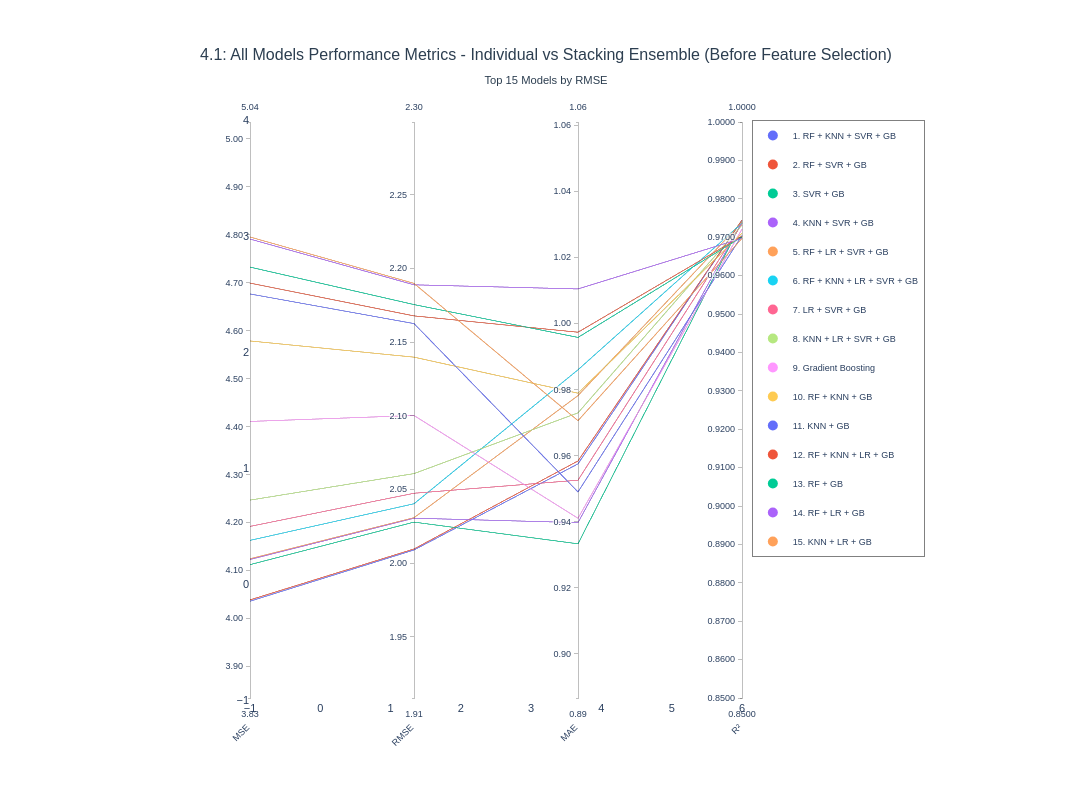

The notebook cell saved with this chart:
### Code cell
def plot_parallel_coordinates_all_models(
    results_df, 
    y_test,
    rf_pred,
    gb_pred,
    lr_pred,
    knn_pred,
    svr_pred,
    title="All Models Performance Metrics",
    top_n=15
):
    df_plot = results_df.copy()
    
    individual_predictions = {
        'Random Forest': rf_pred,
        'Gradient Boosting': gb_pred,
        'Linear Regression': lr_pred,
        'K-Nearest Neighbors': knn_pred,
        'Support Vector Regression': svr_pred
    }
    
    individual_rows = []
    for model_name, predictions in individual_predictions.items():
        mse = mean_squared_error(y_test, predictions)
        rmse = np.sqrt(mse)
        mae = mean_absolute_error(y_test, predictions)
        r2 = r2_score(y_test, predictions)
        
        individual_rows.append({
            'Base Models': model_name,
            'Num Models': 1,
            'MSE': mse,
            'RMSE': rmse,
            'MAE': mae,
            'R2': r2
        })
    
    df_individual = pd.DataFrame(individual_rows)
    df_plot = pd.concat([df_individual, df_plot], ignore_index=True)
    df_plot = df_plot.nsmallest(top_n, 'RMSE').reset_index(drop=True)
    
    import plotly.express as px
    colors = px.colors.qualitative.Plotly
    n_models = len(df_plot)
    color_mapping = [colors[i % len(colors)] for i in range(n_models)]
    
    fig = go.Figure(data=
        go.Parcoords(
            line=dict(
                color=list(range(n_models)),
                colorscale=[[i/(n_models-1), color_mapping[i]] for i in range(n_models)],
                showscale=False
            ),
            dimensions=[
                dict(
                    range=[df_plot['MSE'].min() * 0.95, df_plot['MSE'].max() * 1.05],
                    label='MSE',
                    values=df_plot['MSE'].tolist(),
                    tickformat='.2f'
                ),
                dict(
                    range=[df_plot['RMSE'].min() * 0.95, df_plot['RMSE'].max() * 1.05],
                    label='RMSE',
                    values=df_plot['RMSE'].tolist(),
                    tickformat='.2f'
                ),
                dict(
                    range=[df_plot['MAE'].min() * 0.95, df_plot['MAE'].max() * 1.05],
                    label='MAE',
                    values=df_plot['MAE'].tolist(),
                    tickformat='.2f'
                ),
                dict(
                    range=[0.85, 1.0],
                    label='R²',
                    values=df_plot['R2'].tolist(),
                    tickformat='.4f'
                )
            ],
            labelangle=-45,
            labelside='bottom'
        )
    )
    
    fig.update_layout(
        title=dict(
            text=f"{title}<br><sub>Top {top_n} Models by RMSE</sub>",
            font=dict(size=16, family='Arial, sans-serif', color='#2c3e50'),
            x=0.5,
            xanchor='center'
        ),
        plot_bgcolor='white',
        paper_bgcolor='white',
        font=dict(size=11, family='Arial, sans-serif'),
        height=800,
        width=1400,
        margin=dict(l=250, r=350, t=120, b=100),
        hovermode='closest',
        showlegend=True,
        legend=dict(
            orientation="v",
            yanchor="top",
            y=1.0,
            xanchor="left",
            x=1.02,
            bgcolor="rgba(255, 255, 255, 0.95)",
            bordercolor="gray",
            borderwidth=1,
            font=dict(size=9)
        ),
        xaxis=dict(showgrid=False),
        yaxis=dict(showgrid=False)
    )
    
    for i, row in df_plot.iterrows():
        fig.add_trace(go.Scatter(
            x=[None], y=[None],
            mode='markers',
            marker=dict(size=10, color=color_mapping[i]),
            legendgroup=row['Base Models'],
            showlegend=True,
            name=f"{i+1}. {row['Base Models'][:30]}",
            hovertemplate=f"<b>{row['Base Models']}</b><br>" +
                         f"Num Models: {int(row['Num Models'])}<br>" +
                         f"MSE: {row['MSE']:.4f}<br>" +
                         f"RMSE: {row['RMSE']:.4f}<br>" +
                         f"MAE: {row['MAE']:.4f}<br>" +
                         f"R²: {row['R2']:.4f}<br>" +
                         "<extra></extra>"
        ))
    
    return fig

fig_all_models_41 = plot_parallel_coordinates_all_models(
    results_df=results_df,
    y_test=y_test,
    rf_pred=rf_pred,
    gb_pred=gb_pred,
    lr_pred=lr_pred,
    knn_pred=knn_pred,
    svr_pred=svr_pred,
    title="4.1: All Models Performance Metrics - Individual vs Stacking Ensemble (Before Feature Selection)",
    top_n=15
)

fig_all_models_41.show()

### Figure 1 — Plotly figure (JSON) as saved in the notebook; plotly's stock layout.template omitted (floating-point values rounded to 4 significant figures)
{"data": [{"dimensions": [{"label": "MSE", "range": [3.834, 5.035], "tickformat": ".2f", "values": [4.036, 4.039, 4.112, 4.123, 4.124, 4.163, 4.192, 4.247, 4.411, 4.579, 4.677, 4.699, 4.733, 4.791, 4.796]}, {"label": "RMSE", "range": [1.909, 2.299], "tickformat": ".2f", "values": [2.009, 2.01, 2.028, 2.031, 2.031, 2.04, 2.047, 2.061, 2.1, 2.14, 2.163, 2.168, 2.176, 2.189, 2.19]}, {"label": "MAE", "range": [0.8867, 1.061], "tickformat": ".2f", "values": [0.9575, 0.9584, 0.9333, 0.9398, 0.9782, 0.986, 0.9526, 0.973, 0.9411, 0.9789, 0.949, 0.9974, 0.9958, 1.01, 0.9706]}, {"label": "R²", "range": [0.85, 1], "tickformat": ".4f", "values": [0.9745, 0.9745, 0.974, 0.9739, 0.9739, 0.9737, 0.9735, 0.9732, 0.9721, 0.9711, 0.9704, 0.9703, 0.9701, 0.9697, 0.9697]}], "labelangle": -45, "labelside": "bottom", "line": {"color": [0, 1, 2, 3, 4, 5, 6, 7, 8, 9, 10, 11, 12, 13, 14], "colorscale": [[0, "#636EFA"], [0.07143, "#EF553B"], [0.1429, "#00CC96"], [0.2143, "#AB63FA"], [0.2857, "#FFA15A"], [0.3571, "#19D3F3"], [0.4286, "#FF6692"], [0.5, "#B6E880"], [0.5714, "#FF97FF"], [0.6429, "#FECB52"], [0.7143, "#636EFA"], [0.7857, "#EF553B"], [0.8571, "#00CC96"], [0.9286, "#AB63FA"], [1, "#FFA15A"]], "showscale": false}, "type": "parcoords"}, {"hovertemplate": "<b>RF + KNN + SVR + GB</b><br>Num Models: 4<br>MSE: 4.0360<br>RMSE: 2.0090<br>MAE: 0.9575<br>R²: 0.9745<br><extra></extra>", "legendgroup": "RF + KNN + SVR + GB", "marker": {"color": "#636EFA", "size": 10}, "mode": "markers", "name": "1. RF + KNN + SVR + GB", "showlegend": true, "type": "scatter", "x": [null], "y": [null]}, {"hovertemplate": "<b>RF + SVR + GB</b><br>Num Models: 3<br>MSE: 4.0388<br>RMSE: 2.0097<br>MAE: 0.9584<br>R²: 0.9745<br><extra></extra>", "legendgroup": "RF + SVR + GB", "marker": {"color": "#EF553B", "size": 10}, "mode": "markers", "name": "2. RF + SVR + GB", "showlegend": true, "type": "scatter", "x": [null], "y": [null]}, {"hovertemplate": "<b>SVR + GB</b><br>Num Models: 2<br>MSE: 4.1123<br>RMSE: 2.0279<br>MAE: 0.9333<br>R²: 0.9740<br><extra></extra>", "legendgroup": "SVR + GB", "marker": {"color": "#00CC96", "size": 10}, "mode": "markers", "name": "3. SVR + GB", "showlegend": true, "type": "scatter", "x": [null], "y": [null]}, {"hovertemplate": "<b>KNN + SVR + GB</b><br>Num Models: 3<br>MSE: 4.1231<br>RMSE: 2.0305<br>MAE: 0.9398<br>R²: 0.9739<br><extra></extra>", "legendgroup": "KNN + SVR + GB", "marker": {"color": "#AB63FA", "size": 10}, "mode": "markers", "name": "4. KNN + SVR + GB", "showlegend": true, "type": "scatter", "x": [null], "y": [null]}, {"hovertemplate": "<b>RF + LR + SVR + GB</b><br>Num Models: 4<br>MSE: 4.1245<br>RMSE: 2.0309<br>MAE: 0.9782<br>R²: 0.9739<br><extra></extra>", "legendgroup": "RF + LR + SVR + GB", "marker": {"color": "#FFA15A", "size": 10}, "mode": "markers", "name": "5. RF + LR + SVR + GB", "showlegend": true, "type": "scatter", "x": [null], "y": [null]}, {"hovertemplate": "<b>RF + KNN + LR + SVR + GB</b><br>Num Models: 5<br>MSE: 4.1629<br>RMSE: 2.0403<br>MAE: 0.9860<br>R²: 0.9737<br><extra></extra>", "legendgroup": "RF + KNN + LR + SVR + GB", "marker": {"color": "#19D3F3", "size": 10}, "mode": "markers", "name": "6. RF + KNN + LR + SVR + GB", "showlegend": true, "type": "scatter", "x": [null], "y": [null]}, {"hovertemplate": "<b>LR + SVR + GB</b><br>Num Models: 3<br>MSE: 4.1921<br>RMSE: 2.0475<br>MAE: 0.9526<br>R²: 0.9735<br><extra></extra>", "legendgroup": "LR + SVR + GB", "marker": {"color": "#FF6692", "size": 10}, "mode": "markers", "name": "7. LR + SVR + GB", "showlegend": true, "type": "scatter", "x": [null], "y": [null]}, {"hovertemplate": "<b>KNN + LR + SVR + GB</b><br>Num Models: 4<br>MSE: 4.2469<br>RMSE: 2.0608<br>MAE: 0.9730<br>R²: 0.9732<br><extra></extra>", "legendgroup": "KNN + LR + SVR + GB", "marker": {"color": "#B6E880", "size": 10}, "mode": "markers", "name": "8. KNN + LR + SVR + GB", "showlegend": true, "type": "scatter", "x": [null], "y": [null]}, {"hovertemplate": "<b>Gradient Boosting</b><br>Num Models: 1<br>MSE: 4.4109<br>RMSE: 2.1002<br>MAE: 0.9411<br>R²: 0.9721<br><extra></extra>", "legendgroup": "Gradient Boosting", "marker": {"color": "#FF97FF", "size": 10}, "mode": "markers", "name": "9. Gradient Boosting", "showlegend": true, "type": "scatter", "x": [null], "y": [null]}, {"hovertemplate": "<b>RF + KNN + GB</b><br>Num Models: 3<br>MSE: 4.5788<br>RMSE: 2.1398<br>MAE: 0.9789<br>R²: 0.9711<br><extra></extra>", "legendgroup": "RF + KNN + GB", "marker": {"color": "#FECB52", "size": 10}, "mode": "markers", "name": "10. RF + KNN + GB", "showlegend": true, "type": "scatter", "x": [null], "y": [null]}, {"hovertemplate": "<b>KNN + GB</b><br>Num Models: 2<br>MSE: 4.6768<br>RMSE: 2.1626<br>MAE: 0.9490<br>R²: 0.9704<br><extra></extra>", "legendgroup": "KNN + GB", "marker": {"color": "#636EFA", "size": 10}, "mode": "markers", "name": "11. KNN + GB", "showlegend": true, "type": "scatter", "x": [null], "y": [null]}, {"hovertemplate": "<b>RF + KNN + LR + GB</b><br>Num Models: 4<br>MSE: 4.6995<br>RMSE: 2.1678<br>MAE: 0.9974<br>R²: 0.9703<br><extra></extra>", "legendgroup": "RF + KNN + LR + GB", "marker": {"color": "#EF553B", "size": 10}, "mode": "markers", "name": "12. RF + KNN + LR + GB", "showlegend": true, "type": "scatter", "x": [null], "y": [null]}, {"hovertemplate": "<b>RF + GB</b><br>Num Models: 2<br>MSE: 4.7328<br>RMSE: 2.1755<br>MAE: 0.9958<br>R²: 0.9701<br><extra></extra>", "legendgroup": "RF + GB", "marker": {"color": "#00CC96", "size": 10}, "mode": "markers", "name": "13. RF + GB", "showlegend": true, "type": "scatter", "x": [null], "y": [null]}, {"hovertemplate": "<b>RF + LR + GB</b><br>Num Models: 3<br>MSE: 4.7913<br>RMSE: 2.1889<br>MAE: 1.0105<br>R²: 0.9697<br><extra></extra>", "legendgroup": "RF + LR + GB", "marker": {"color": "#AB63FA", "size": 10}, "mode": "markers", "name": "14. RF + LR + GB", "showlegend": true, "type": "scatter", "x": [null], "y": [null]}, {"hovertemplate": "<b>KNN + LR + GB</b><br>Num Models: 3<br>MSE: 4.7956<br>RMSE: 2.1899<br>MAE: 0.9706<br>R²: 0.9697<br><extra></extra>", "legendgroup": "KNN + LR + GB", "marker": {"color": "#FFA15A", "size": 10}, "mode": "markers", "name": "15. KNN + LR + GB", "showlegend": true, "type": "scatter", "x": [null], "y": [null]}], "layout": {"font": {"family": "Arial, sans-serif", "size": 11}, "height": 800, "hovermode": "closest", "legend": {"bgcolor": "rgba(255, 255, 255, 0.95)", "bordercolor": "gray", "borderwidth": 1, "font": {"size": 9}, "orientation": "v", "x": 1.02, "xanchor": "left", "y": 1, "yanchor": "top"}, "margin": {"b": 100, "l": 250, "r": 350, "t": 120}, "paper_bgcolor": "white", "plot_bgcolor": "white", "showlegend": true, "title": {"font": {"color": "#2c3e50", "family": "Arial, sans-serif", "size": 16}, "text": "4.1: All Models Performance Metrics - Individual vs Stacking Ensemble (Before Feature Selection)<br><sub>Top 15 Models by RMSE</sub>", "x": 0.5, "xanchor": "center"}, "width": 1400, "xaxis": {"showgrid": false}, "yaxis": {"showgrid": false}}}
